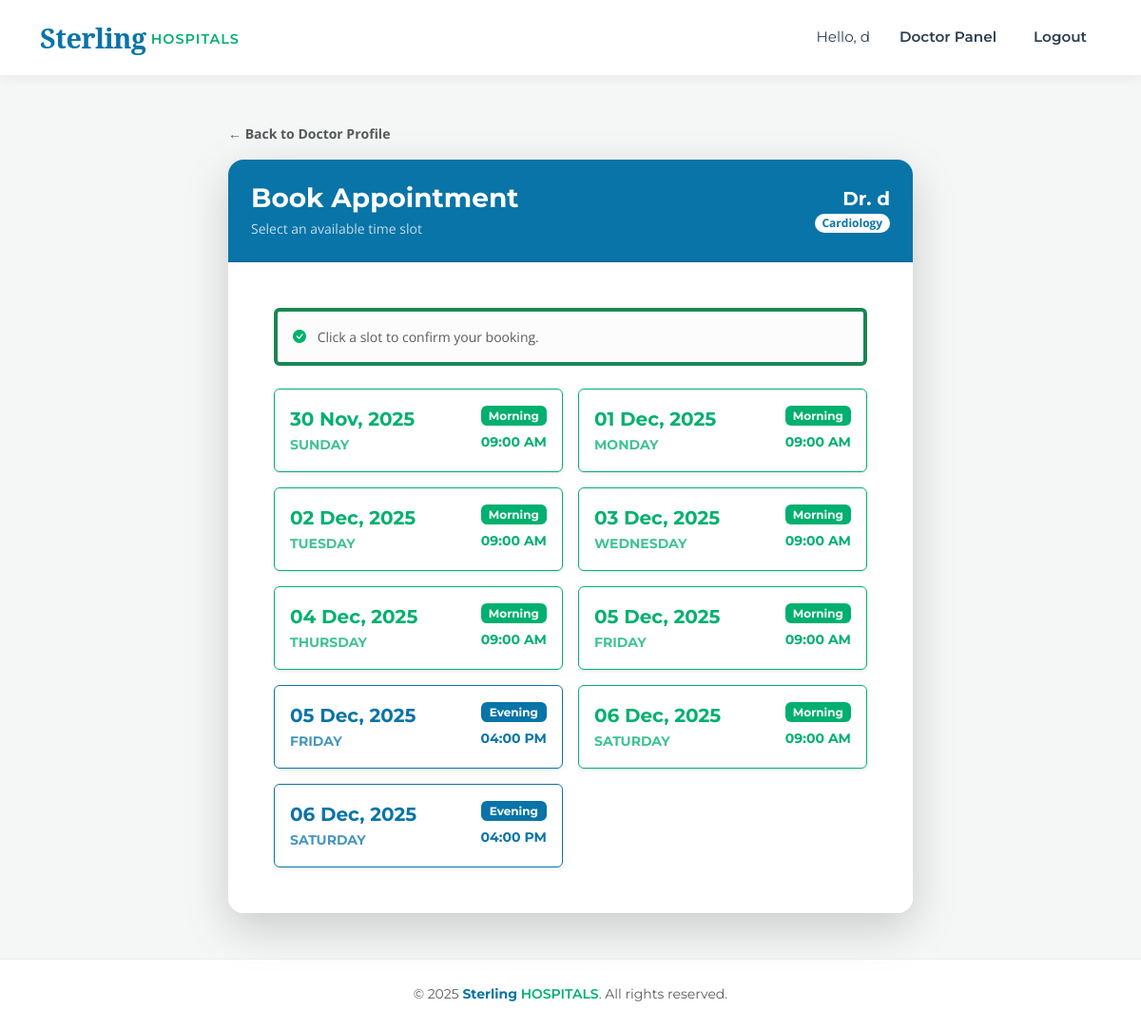
/book_appointment/2 (signed in), run on the app's committed database.
### models.py (models this page shows)
class User(db.Model, UserMixin):
    __tablename__ = 'users'
    id = db.Column(db.Integer, primary_key=True)
    username = db.Column(db.String(100), unique=True, nullable=False)
    email = db.Column(db.String(120), unique=True, nullable=False)
    password = db.Column(db.String(200), nullable=False)
    role = db.Column(db.String(20), nullable=False)  # admin, doctor, patient
    phone_number = db.Column(db.String(15), nullable=True)
    is_active_user = db.Column(db.Boolean, default=True)
    department_id = db.Column(db.Integer, db.ForeignKey('departments.id'), nullable=True)
    doctor_appointments = db.relationship('Appointment', foreign_keys='Appointment.doctor_id', backref='doctor_ref', lazy=True)
    patient_appointments = db.relationship('Appointment', foreign_keys='Appointment.patient_id', backref='patient_ref', lazy=True)

class Department(db.Model):
    __tablename__ = 'departments'
    id = db.Column(db.Integer, primary_key=True)
    name = db.Column(db.String(100), unique=True, nullable=False)
    description = db.Column(db.Text, nullable=True)
    doctors = db.relationship('User', backref='department', lazy=True)

class DoctorAvailability(db.Model):
    __tablename__ = 'doctor_availability'
    id = db.Column(db.Integer, primary_key=True)
    doctor_id = db.Column(db.Integer, db.ForeignKey('users.id'), nullable=False)
    available_date = db.Column(db.Date, nullable=False)
    slot_type = db.Column(db.String(20), nullable=False) # 'Morning' or 'Evening'

### app.py (the view, shortened to what this page needs)
@app.route('/book_appointment/<int:doctor_id>', methods=['GET', 'POST'])
@login_required
def book_appointment(doctor_id):
    doctor = db.session.get(User, doctor_id)
    availabilities = DoctorAvailability.query.filter(
        DoctorAvailability.doctor_id == doctor_id,
        DoctorAvailability.available_date >= datetime.today().date()
    ).order_by(DoctorAvailability.available_date).all()
    return render_template('book_appointment.html', doctor=doctor, availabilities=availabilities)

### app.py (called while the page is built)
@login_manager.user_loader
def load_user(user_id):
    return db.session.get(User, int(user_id))

### templates/book_appointment.html (shortened to what this page needs)
{% extends "base.html" %}
{% block content %}
<div class="container mt-5">
    <div class="row justify-content-center">
        <div class="col-lg-8">
            <div class="mb-3">
                <a href="{{ url_for('doctor_profile', doctor_id=doctor.id) }}" class="text-decoration-none text-muted fw-bold small">
                    &larr; Back to Doctor Profile
                </a>
            </div>
            <div class="card shadow-lg border-0 rounded-4 overflow-hidden">
                <div class="card-header bg-primary text-white p-4">
                    <div class="d-flex justify-content-between align-items-center">
                        <div>
                            <h3 class="fw-bold mb-1">Book Appointment</h3>
                            <p class="mb-0 opacity-75 small">Select an available time slot</p>
                        </div>
                        <div class="text-end">
                            <h5 class="fw-bold mb-0">Dr. {{ doctor.username }}</h5>
                            <span class="badge bg-white text-primary rounded-pill small">{{ doctor.department.name }}</span>
                        </div>
                    </div>
                </div>
                <div class="card-body p-5 bg-white">
                    {% if availabilities %}
                        <div class="alert alert-light border-start border-4 border-success mb-4 text-muted small">
                            <i class="bi bi-check-circle-fill text-success me-2"></i>
                            Click a slot to confirm your booking.
                        </div>
                        <div class="row g-3">
                            {% for slot in availabilities %}
                            <div class="col-md-6">
                                <form method="POST" action="{{ url_for('book_appointment', doctor_id=doctor.id) }}">
                                    {% set is_morning = (slot.slot_type == 'Morning') %}
                                    <button type="submit"
                                            class="btn w-100 p-3 text-start d-flex justify-content-between align-items-center shadow-sm card-hover {{ 'btn-outline-success' if is_morning else 'btn-outline-evening' }}"
                                            onclick="return confirm('Confirm Booking Details:\n\nDoctor: Dr. {{ doctor.username }}\nDate: {{ slot.available_date }}\nSlot: {{ slot.slot_type }}\n\nClick OK to book this appointment.')">
                                        <div>
                                            <div class="fw-bold fs-5">{{ slot.available_date.strftime('%d %b, %Y') }}</div>
                                            <small class="text-uppercase fw-bold opacity-75">{{ slot.available_date.strftime('%A') }}</small>
                                        </div>
                                        <div class="text-end">
                                            <span class="badge {{ 'bg-success' if is_morning else 'bg-evening' }} mb-1 d-block">{{ slot.slot_type }}</span>
                                            <small class="fw-bold {{ 'text-success' if is_morning else 'text-evening' }}">
                                                {% if is_morning %} 09:00 AM {% else %} 04:00 PM {% endif %}
                                            </small>
                                        </div>
                                    </button>
                                </form>
                            </div>
                            {% endfor %}
                        </div>
                    {% endif %}
                </div>
            </div>
        </div>
    </div>
</div>
{% endblock %}

### templates/base.html (shortened to what this page needs)
<!DOCTYPE html>
<html lang="en">
<head>
    <link href="https://cdn.jsdelivr.net/npm/bootstrap@5.3.0/dist/css/bootstrap.min.css" rel="stylesheet">
    <link rel="stylesheet" href="https://cdn.jsdelivr.net/npm/bootstrap-icons@1.11.1/font/bootstrap-icons.css">
    <link rel="stylesheet" href="{{ url_for('static', filename='css/style.css') }}">
</head>
<body>
    <nav class="navbar navbar-expand-lg navbar-light fixed-top">
        <div class="container">
            <a class="navbar-brand" href="{{ url_for('index') }}">
                <span class="brand-sterling">Sterling</span>
                <span class="brand-hospitals">HOSPITALS</span>
            </a>
            <div class="collapse navbar-collapse" id="navbarNav">
                <ul class="navbar-nav ms-auto align-items-center">
                    {% if current_user.is_authenticated %}
                        <li class="nav-item">
                            <span class="nav-link text-muted" style="font-weight: 400;">Hello, {{ current_user.username }}</span>
                        </li>
                        <li class="nav-item">
                            {% if current_user.role == 'admin' %}
                                <a class="nav-link" href="{{ url_for('admin_dashboard') }}">Admin Dashboard</a>
                            {% elif current_user.role == 'doctor' %}
                                <a class="nav-link" href="{{ url_for('doctor_dashboard') }}">Doctor Panel</a>
                            {% else %}
                                <a class="nav-link" href="{{ url_for('patient_dashboard') }}">My Health</a>
                            {% endif %}
                        </li>
                        <li class="nav-item">
                            <a class="nav-link btn btn-danger text-white btn-sm ms-3" style="border-radius: 4px; padding: 6px 15px;" href="{{ url_for('logout') }}">Logout</a>
                        </li>
                    {% endif %}
                </ul>
            </div>
        </div>
    </nav>
    <div style="height: 80px;"></div>
    <div class="container mt-4 mb-5">
        {% block content %}{% endblock %}
    </div>
    <footer class="text-center text-muted py-4 mt-auto">
        <div class="container">
            <small>&copy; 2025 <span style="color: var(--brand-blue); font-weight:700;">Sterling</span> <span style="color: var(--brand-green); font-weight:600;">HOSPITALS</span>. All rights reserved.</small>
        </div>
    </footer>
</body>
</html>

### static/css/style.css (style rules this page uses)
:root { --brand-blue: #0974A7; --brand-dark-blue: #015890; --brand-green: #00B06F; --brand-dark-green:#008f5a; --brand-dark: #2c3e50; --brand-warning: #FAD10A; --brand-bg-soft: #f4f7f6; --font-primary: "Montserrat", sans-serif; --font-serif: "Noto Serif", serif; --font-text: "Open Sans", sans-serif; }
body { font-family: var(--font-text); background-color: var(--brand-bg-soft); color: #333; }
h1, h2, h3, h4, h5, h6, .btn, .navbar-brand, .nav-link, footer { font-family: var(--font-primary); }
.navbar { background-color: white !important; box-shadow: 0 4px 12px rgba(0,0,0,0.05); padding: 0.8rem 0; }
.navbar-brand { display: flex; align-items: center; text-decoration: none; }
.brand-sterling { font-family: var(--font-serif); color: var(--brand-blue); font-weight: 700; font-size: 1.8rem; letter-spacing: -0.5px; }
.brand-hospitals { font-family: var(--font-primary); color: var(--brand-green); font-weight: 600; font-size: 0.9rem; text-transform: uppercase; letter-spacing: 1px; margin-left: 5px; padding-top: 5px; }
.nav-link { color: var(--brand-dark) !important; font-weight: 600; font-size: 0.95rem; margin-left: 15px; transition: color 0.3s ease; }
.text-primary { color: var(--brand-blue) !important; }
.bg-primary { background-color: var(--brand-blue) !important; color: white !important; }
.text-success { color: var(--brand-green) !important; }
.bg-success { background-color: var(--brand-green) !important; color: white !important; }
.btn-outline-success { color: var(--brand-green); border-color: var(--brand-green); }
.card { border: none; border-radius: 8px; box-shadow: 0 4px 6px rgba(0,0,0,0.05); }
.card-hover { transition: transform 0.2s ease, box-shadow 0.2s ease; }
footer { background-color: white; border-top: 1px solid #eee; }
.text-evening { color: var(--brand-blue) !important; }
.bg-evening { background-color: var(--brand-blue) !important; color: white !important; }
.btn-outline-evening { color: var(--brand-blue); border-color: var(--brand-blue); }

### data on the page
User: username "d"
Department: department.name "Cardiology"
DoctorAvailability: available_date "30 Nov, 2025", available_date "SUNDAY", slot_type "Morning", shows "09:00 AM"
DoctorAvailability: available_date "01 Dec, 2025", available_date "MONDAY", slot_type "Morning", shows "09:00 AM"
DoctorAvailability: available_date "02 Dec, 2025", available_date "TUESDAY", slot_type "Morning", shows "09:00 AM"
DoctorAvailability: available_date "03 Dec, 2025", available_date "WEDNESDAY", slot_type "Morning", shows "09:00 AM"
DoctorAvailability: available_date "04 Dec, 2025", available_date "THURSDAY", slot_type "Morning", shows "09:00 AM"
DoctorAvailability: available_date "05 Dec, 2025", available_date "FRIDAY", slot_type "Morning", shows "09:00 AM"
DoctorAvailability: available_date "05 Dec, 2025", available_date "FRIDAY", slot_type "Evening", shows "04:00 PM"
DoctorAvailability: available_date "06 Dec, 2025", available_date "SATURDAY", slot_type "Morning", shows "09:00 AM"
DoctorAvailability: available_date "06 Dec, 2025", available_date "SATURDAY", slot_type "Evening", shows "04:00 PM"
